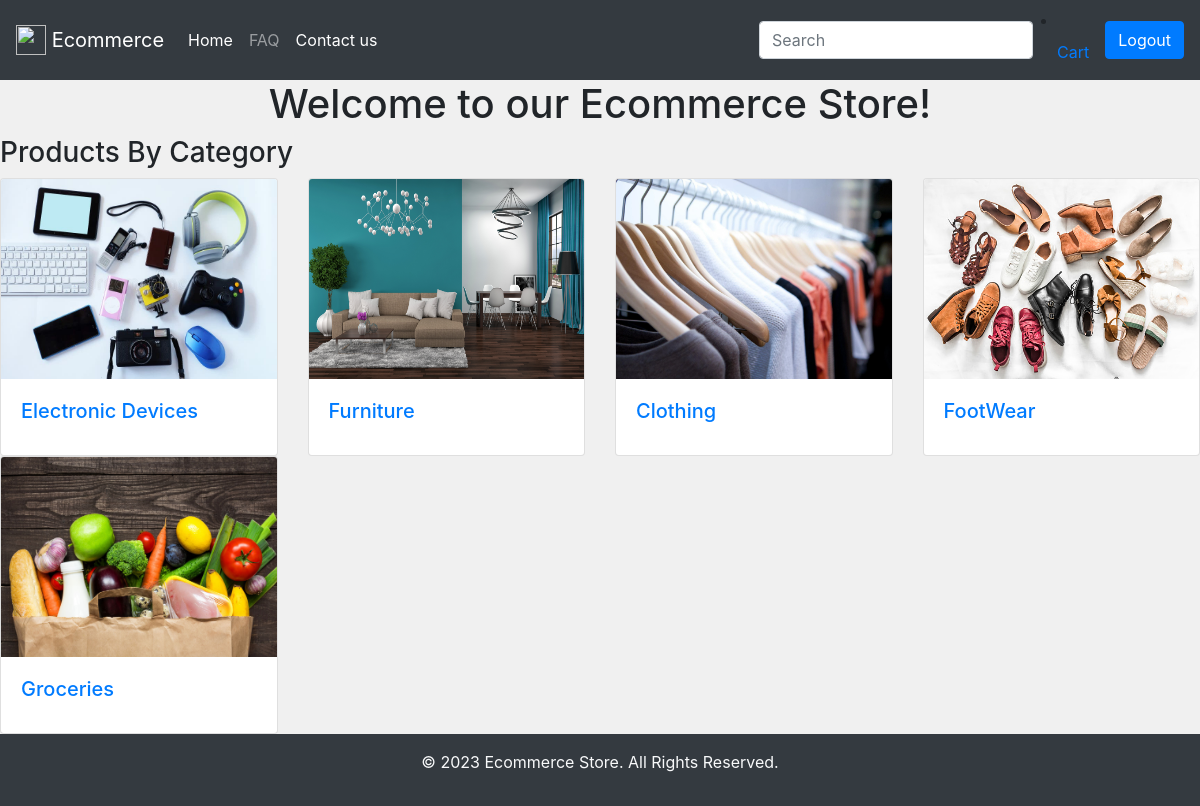
The app's page / (signed in) with its own data.
### myapp/models.py (models this page shows)
class Category(models.Model):
    title=models.CharField(max_length=50)
    img=models.ImageField(upload_to='')
    slug=models.SlugField()
    def __str__(self):
        return self.title

### myapp/views.py (the view)
# urls.py: path('',category,name='category'),
def category(request):
    c= Category.objects.all()
    context={'c':c}
    print(c)
    return render(request,'categories.html',context)

### myapp/templates/categories.html
{% extends 'base.html' %}
{% block content %}
<h3>Products By Category</h3>
<div class="row">
    {% for i in c %}
    <div class="col-md-3">
        <div class="card">
            <a href="{% url 'myapp:products' i.id i.slug %}">
                <img src="{{i.img.url}}" class="card-img-top" alt="{{i.title}}" width="100px" height="200px">
            </a>
            <div class="card-body">
                <h5 class="card-title"><a href="{% url 'myapp:products' i.id i.slug %}">{{i.title}}</a></h5>
            </div>
        </div>
    </div>
    {% endfor %}
</div>
{% endblock %}

### records on screen
Category: img (picture), title "Electronic Devices"
Category: img (picture), title "Furniture"
Category: img (picture), title "Clothing"
Category: img (picture), title "FootWear"
Category: img (picture), title "Groceries"
